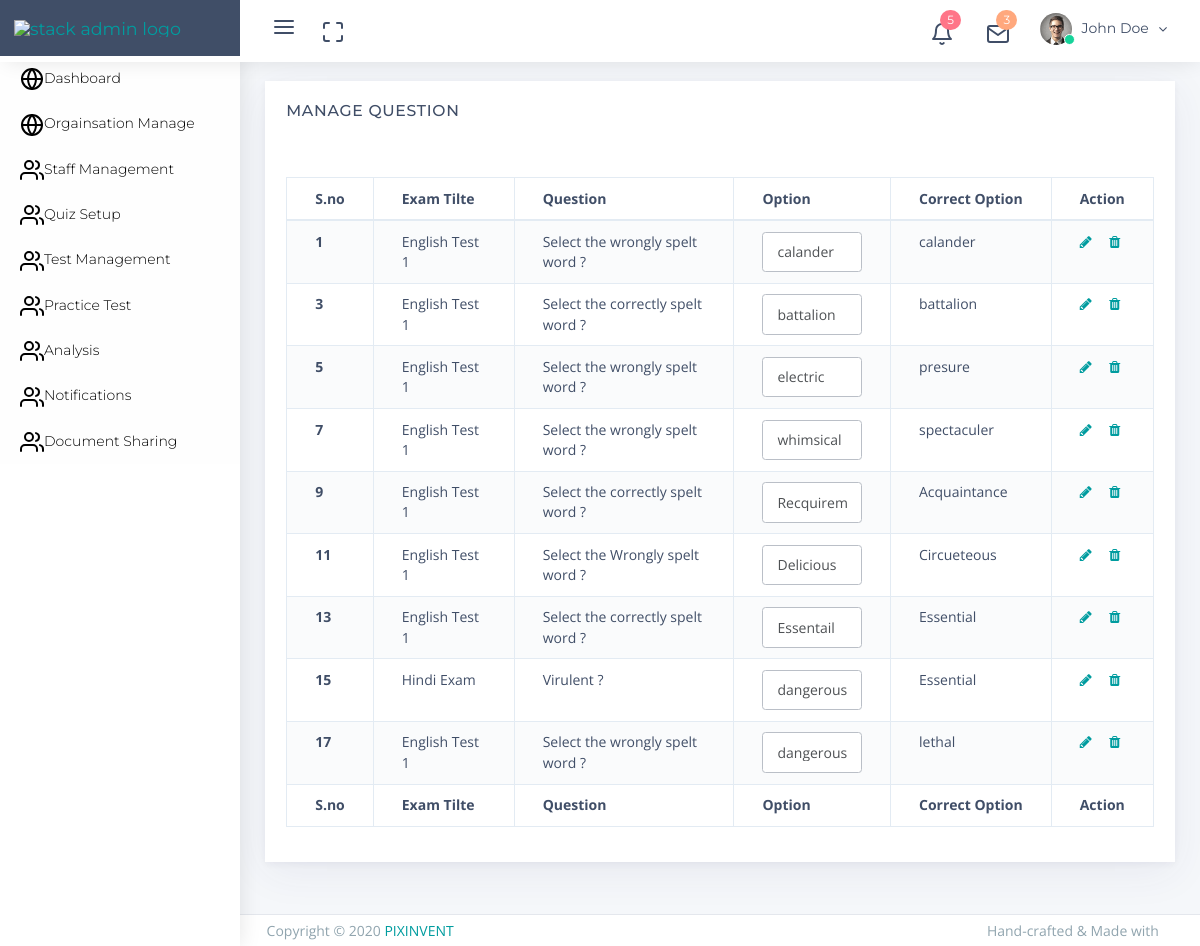
The page /stack-responsive-bootstrap-4-admin-template/dashboard/admin/manage_exam_question.php on the database its author committed.
### tables this page shows
CREATE TABLE `exam_question` (
  `id` int(11) NOT NULL,
  `exam_id` int(11) NOT NULL,
  `exam_ques` text NOT NULL,
  `opt1` varchar(255) NOT NULL,
  `opt2` varchar(255) NOT NULL,
  `opt3` varchar(255) NOT NULL,
  `opt4` varchar(255) NOT NULL,
  `corect_opt` varchar(255) NOT NULL,
  `status` varchar(2) NOT NULL,
  `created_at` datetime NOT NULL DEFAULT current_timestamp(),
  `updated_at` datetime NOT NULL DEFAULT current_timestamp()
);

CREATE TABLE `exam_title` (
  `id` int(11) NOT NULL,
  `org_id` int(11) NOT NULL,
  `class_id` int(11) NOT NULL,
  `suject_id` int(11) NOT NULL,
  `exam_name` varchar(255) NOT NULL,
  `slug` varchar(255) NOT NULL,
  `created_at` datetime NOT NULL DEFAULT current_timestamp(),
  `update_at` datetime NOT NULL DEFAULT current_timestamp()
);

### stack-responsive-bootstrap-4-admin-template/dashboard/admin/manage_exam_question.php (the view, shortened to what this page needs)
<?php include "../common/header.php";
?>
<?php
$servername = "localhost";
$username = "root";
$password = "";
$dbname = "rivi";
$conn = mysqli_connect($servername, $username, $password, $dbname);
?>
<div class="app-content content">
    <div class="content-wrapper">
        <div class="content-body">
            <section id="configuration">
                <div class="row">
                    <div class="col-12">
                        <div class="card">
                            <div class="card-header">
                                <h4 class="card-title">Manage Question</h4>
                                <div class="heading-elements">
                                    <ul class="list-inline mb-0">
                                        <li>
                                            <a data-action="collapse"><i class="feather icon-minus"></i></a>
                                        </li>
                                        <li>
                                            <a data-action="reload"><i class="feather icon-rotate-cw"></i></a>
                                        </li>
                                        <li>
                                            <a data-action="expand"><i class="feather icon-maximize"></i></a>
                                        </li>
                                        <li>
                                            <a data-action="close"><i class="feather icon-x"></i></a>
                                        </li>
                                    </ul>
                                </div>
                            </div>
                            <div class="card-content collapse show">
                                <div class="card-body card-dashboard">
                                    <div class="table-responsive">
                                        <table id="manage_org" class="table table-striped table-bordered zero-configuration">
                                            <thead>
                                                <tr>
                                                    <th>S.no</th>
                                                    <th>Exam Tilte</th>
                                                    <th>Question</th>
                                                    <th>Option</th>
                                                    <th>Correct Option</th>
                                                    <th>Action</th>
                                                </tr>
                                            </thead>
                                            <tbody>
                                                <?php
                                                $sql = "SELECT et.*, eq.* FROM exam_question eq
                                                INNER JOIN exam_title et ON et.id = eq.exam_id";
                                                $result = mysqli_query($conn, $sql);
                                                $i = 1;
                                                if (mysqli_num_rows($result) > 0) {
                                                    while ($row = mysqli_fetch_assoc($result)) { ?>
                                                        <tr>
                                                            <th> <?php echo $i++ ?></th>
                                                            <td><?php echo $row['exam_name']; ?></td>
                                                            <td><?php echo $row['exam_ques']; ?></td>
                                                            <td>
                                                                <select class="form-control" name="options[]">
                                                                    <option value=""><?php echo $row['opt1']; ?></option>
                                                                </select>
                                                            </td>
                                                        <td><?php echo $row['corect_opt']; ?></td>
                                                            <td>
                                                                <a href="update_designation.php?org_id=<?php echo $row['org_id']; ?>" title="Edit" class="mr-1"><i class="fa fa-pencil" aria-hidden="true"></i></a>
                                                                <a href="delete_all.php?table_name=designation&id=<?php echo $row['id']; ?>" title="Delete" class=""><i class="fa fa-trash" aria-hidden="true"></i></a>
                                                            </td>
                                                        </tr>
                                                <?php $i++;
                                                    }
                                                } else {
                                                    echo "0 results";
                                                }
                                                ?>
                                            </tbody>
                                            <tfoot>
                                                <tr>
                                                <th>S.no</th>
                                                    <th>Exam Tilte</th>
                                                    <th>Question</th>
                                                    <th>Option</th>
                                                    <th>Correct Option</th>
                                                    <th>Action</th>
                                                </tr>
                                            </tfoot>
                                        </table>
                                    </div>
                                </div>
                            </div>
                        </div>
                    </div>
                </div>
            </section>
        </div>
    </div>
</div>
<?php include "../common/footer.php"; ?>

### rows shown on the page
exam_question: exam_title.exam_name "English Test 1", exam_ques "Select the wrongly spelt word ?", opt1 "calander", corect_opt "calander"
exam_question: exam_title.exam_name "English Test 1", exam_ques "Select the correctly spelt word ?", opt1 "battalion", corect_opt "battalion"
exam_question: exam_title.exam_name "English Test 1", exam_ques "Select the wrongly spelt word ?", opt1 "electric", corect_opt "presure"
exam_question: exam_title.exam_name "English Test 1", exam_ques "Select the wrongly spelt word ?", opt1 "whimsical", corect_opt "spectaculer"
exam_question: exam_title.exam_name "English Test 1", exam_ques "Select the correctly spelt word ?", opt1 "Recquirement", corect_opt "Acquaintance"
exam_question: exam_title.exam_name "English Test 1", exam_ques "Select the Wrongly spelt word ?", opt1 "Delicious", corect_opt "Circueteous"
exam_question: exam_title.exam_name "English Test 1", exam_ques "Select the correctly spelt word ?", opt1 "Essentail", corect_opt "Essential"
exam_question: exam_title.exam_name "Hindi Exam", exam_ques "Virulent ?", opt1 "dangerous", corect_opt "Essential"
exam_question: exam_title.exam_name "English Test 1", exam_ques "Select the wrongly spelt word ?", opt1 "dangerous", corect_opt "lethal"
